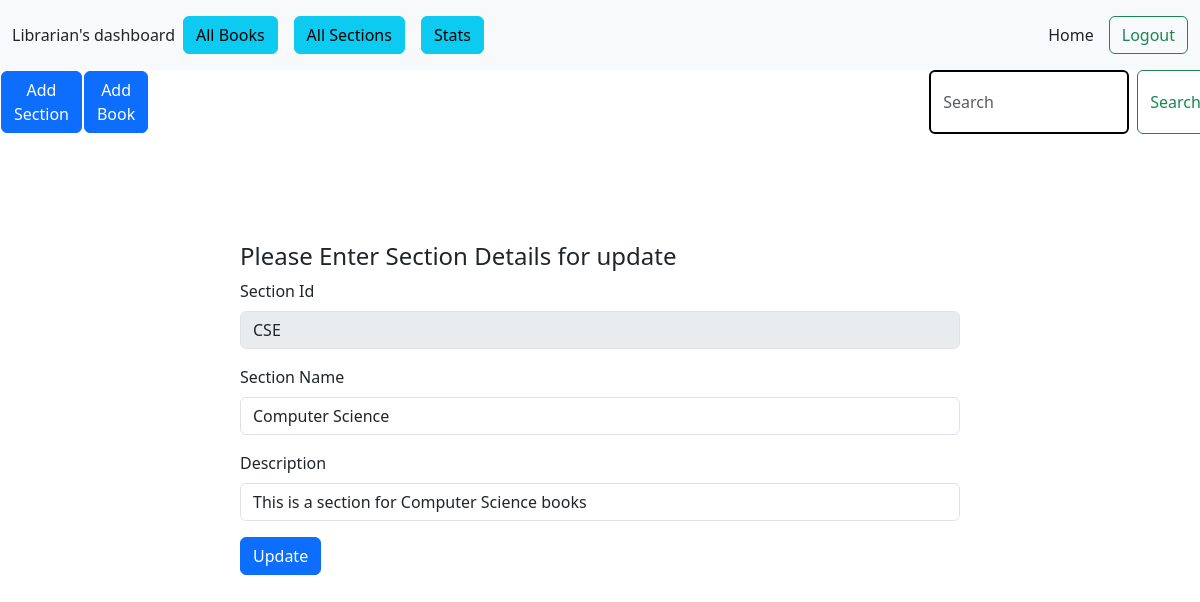
/update_section/CSE, run on the app's committed database.
### application/model.py (models this page shows)
class Sections(db.Model):
    section_id = db.Column(db.String(10), primary_key = True)
    section_name = db.Column(db.String(50), nullable = False)
    date_created = db.Column(db.DateTime(), default = datetime.now)
    last_updated = db.Column(db.DateTime(), default = datetime.now)
    description = db.Column(db.String(200))
    books = db.relationship("Books", backref="section", cascade="all, delete-orphan, save-update")

### application/controllers.py (the view, shortened to what this page needs)
@app.route("/update_section/<section_id>", methods = ["GET", "POST"])
def update_section(section_id):
    this_section = Sections.query.get(section_id)
    return render_template("update_section.html", this_section = this_section)

### templates/update_section.html (shortened to what this page needs)
{% extends "librarian_dashboard.html" %}
{% block content %}
<h4>Please Enter Section Details for update</h4>
<form action="#" method="post">
    <div class="mb-3">
        <label for="section-id" class="form-label">Section Id</label>
        <input type="text" class="form-control" id="section-id" name="section-id" value="{{this_section.section_id}}" disabled>
    </div>
    <div class="mb-3">
        <label for="section-name" class="form-label">Section Name</label>
        <input type="text" class="form-control" id="section-name" name="section-name" value="{{this_section.section_name}}" required>
    </div>
    <div class="mb-3">
        <label for="section-description" class="form-label">Description</label>
        <input type="text" class="form-control" id="section-description" name="section-description" value="{{this_section.description}}" required>
    </div>
    <button type="submit" class="btn btn-primary">Update</button>
</form>
{% endblock content %}

### data on the page
Sections: section-id "CSE", section-name "Computer Science", section-description "This is a section for Computer Science books"
